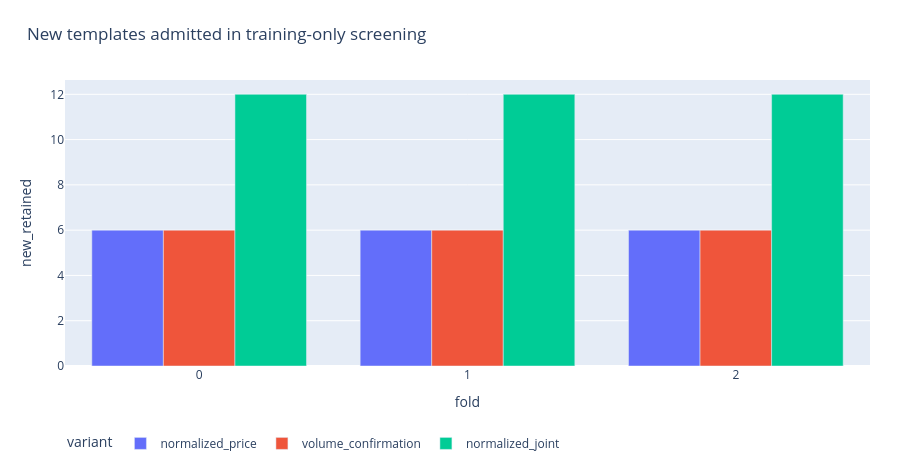

Write notebook code for a chart like this one.
### Markdown cell above
## 7. Feature admission

### Code cell
figures[6][1].show(renderer='plotly_mimetype')

### Figure 1 — Plotly figure (JSON) as saved in the notebook; plotly's stock layout.template omitted (floating-point values rounded to 4 significant figures)
{"data": [{"alignmentgroup": "True", "hovertemplate": "variant=normalized_price<br>fold=%{x}<br>new_retained=%{y}<extra></extra>", "legendgroup": "normalized_price", "marker": {"color": "#636efa", "pattern": {"shape": ""}}, "name": "normalized_price", "offsetgroup": "normalized_price", "orientation": "v", "showlegend": true, "textposition": "auto", "type": "bar", "x": [0, 1, 2], "xaxis": "x", "y": [6, 6, 6], "yaxis": "y"}, {"alignmentgroup": "True", "hovertemplate": "variant=volume_confirmation<br>fold=%{x}<br>new_retained=%{y}<extra></extra>", "legendgroup": "volume_confirmation", "marker": {"color": "#EF553B", "pattern": {"shape": ""}}, "name": "volume_confirmation", "offsetgroup": "volume_confirmation", "orientation": "v", "showlegend": true, "textposition": "auto", "type": "bar", "x": [0, 1, 2], "xaxis": "x", "y": [6, 6, 6], "yaxis": "y"}, {"alignmentgroup": "True", "hovertemplate": "variant=normalized_joint<br>fold=%{x}<br>new_retained=%{y}<extra></extra>", "legendgroup": "normalized_joint", "marker": {"color": "#00cc96", "pattern": {"shape": ""}}, "name": "normalized_joint", "offsetgroup": "normalized_joint", "orientation": "v", "showlegend": true, "textposition": "auto", "type": "bar", "x": [0, 1, 2], "xaxis": "x", "y": [12, 12, 12], "yaxis": "y"}], "layout": {"barmode": "group", "height": 470, "legend": {"orientation": "h", "title": {"text": "variant"}, "tracegroupgap": 0, "y": -0.22}, "margin": {"b": 70, "l": 65, "r": 30, "t": 80}, "title": {"text": "New templates admitted in training-only screening", "x": 0.03}, "xaxis": {"anchor": "y", "domain": [0, 1], "title": {"text": "fold"}}, "yaxis": {"anchor": "x", "domain": [0, 1], "title": {"text": "new_retained"}}}}
